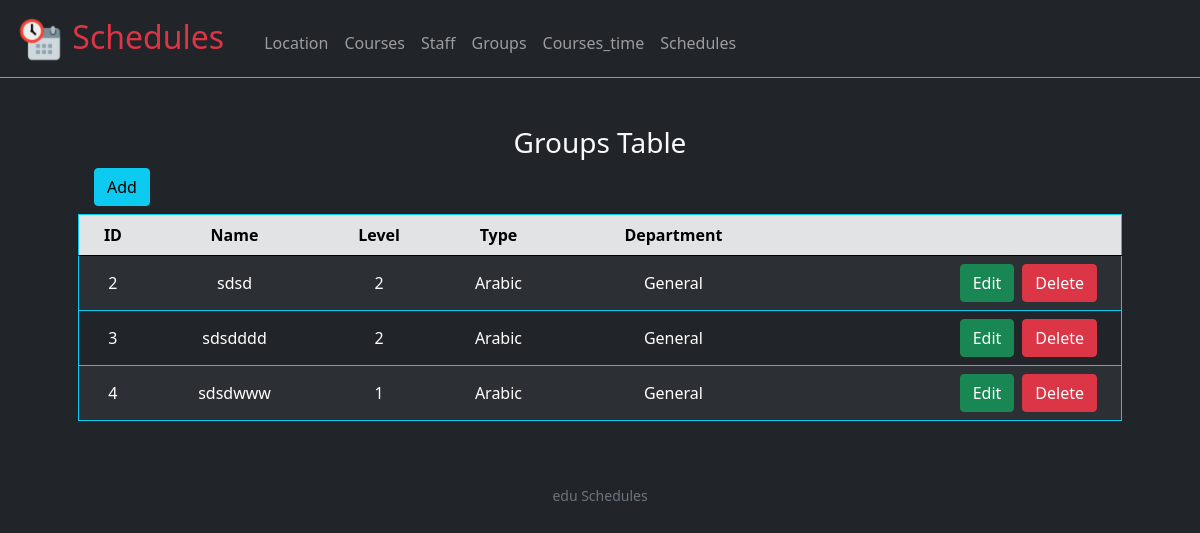
/groups, run on an earlier commit of the app's database.
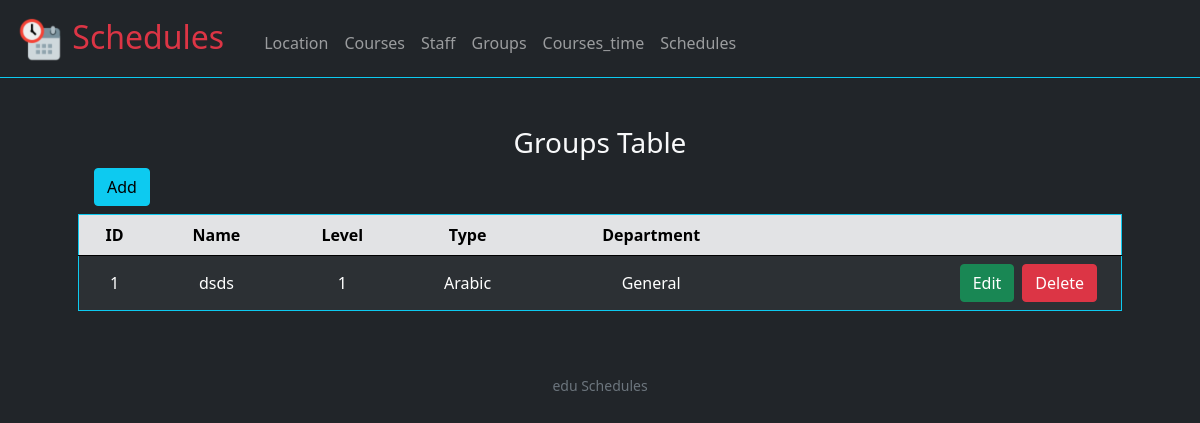
And on a later commit of the database.
### tables this page shows
CREATE TABLE groups(
    id integer,
    name text not null unique,
    level integer not null check(level >= 1 and level <= 4 ),
    type integer not null, 
    department integer not null,
    primary key (id),
    foreign key (type) references group_type(id),
    foreign key (department) references departments(id)
);

CREATE TABLE group_type(
    id integer,
    name varchar(10) unique not null,
    primary key(id)
);

CREATE TABLE departments(
    id integer,
    name text unique not null,
    primary key(id)
);

### application.py (the view)
@app.route("/groups", methods=["POST", "GET"])
def groups():
    data = view_table("""select groups.id as "ID",
                                groups.name as "Name",
                                level,
                                group_type.name as "type",
                                departments.name as "department"
                        from groups
                        join group_type on group_type.id = groups.type
                        join departments on departments.id = groups.department """)
    if type(data) == str:
        return data
    if request.method == "GET":
        return render_template("groups.html", keys=data[0], data=data[1])
    else:
        return render_template('functionals/data_view.html', keys=data[0], data=data[1],
                view_title="Groups Table", link_edit="/edit_groups", link_view="/groups", table="groups")

### application.py (called while the page is built)
@app.after_request
def after_request(response):
    response.headers["Cache-Control"] = "no-cache, no-store, must-revalidate"
    response.headers["Expires"] = 0
    response.headers["Pragma"] = "no-cache"
    return response

### helpers.py (called while the page is built)
def sql(query, values=(), return_data=False):
    if return_data == True:
        data = None
        with sqlite3.connect(db_name) as db:
            cur = db.cursor()
            cur.execute("pragma foreign_keys = on")
            cur.execute(query, values)
            keys = [d[0] for d in cur.description]
            data = [keys, cur.fetchall()]
        return data
    else:
        with sqlite3.connect(db_name) as db:
            cur = db.cursor()
            cur.execute(query, values)

def view_table(query):
    data = None
    try:
        data = sql(query, (), True)
    except:
        return "Error: SQLite3 Error view()"
    return data

### templates/groups.html (shortened to what this page needs)
{% extends "layout.html" %}
{% block main %}
    {% with view_title="groups Table", link_edit="/edit_groups", link_view="/groups", table="groups"  %}
      {% include "functionals/data_view.html" %}
    {% endwith %}
{% endblock %}

### templates/functionals/data_view.html
{% block view %}
<div class="text-center" id="view">
    <div class="text-capitalize" >
        <h3>{{ view_title }}</h3>
    </div>
    <div class="d-grid gap-2 d-md-flex justify-content-md-start ms-3">
        <button  type="button" class="btn btn-info mb-2" data-bs-toggle="modal" data-bs-target="#add">
            Add
        </button>
    </div>
    <table class="table table-hover table-striped table-dark border rounded border-info align-middle">
        <thead class="text-capitalize table-secondary ">
            <tr>
                {% for key in keys %}
                    <th scope="col">{{ key }}</th>
                {% endfor %}
                <th scope="col"></th>
            </tr>
        </thead>
        <tbody>
            {% for row in data %}
                <tr>
                    {% for element in row %}
                        <td>{{ element }}</td>
                    {% endfor %}
                    <td>
                        <div class="d-grid gap-2 d-md-flex justify-content-md justify-content-md-end pe-3">
                            <button class="btn btn-success mr-3" onclick="show_delete_edit(2, '{{ row[0] }}','{{ link_edit }}', '{{ link_view }}', '{{ table }}')" >Edit</button>
                            <button class="btn btn-danger" onclick="show_delete_edit(1, '{{ row[0] }}', '/delete_data', '{{ link_view }}', '{{ table }}', '{{ row[1] }}')" >Delete</button>
                        </div>
                    </td>
                </tr>
            {% endfor %}
        </tbody>
    </table>
</div>
{% endblock %}

What changed in the data, as far as the page shows it:
removed groups: row "2" "2", name "sdsd", group_type (name "Arabic")
removed departments: name "General"
removed groups: row "3" "2", name "sdsdddd", group_type (name "Arabic")
removed groups: row "4" "1", name "sdsdwww", group_type (name "Arabic")
added groups: row "1" "1", name "dsds", group_type (name "Arabic")
added departments: name "General"
